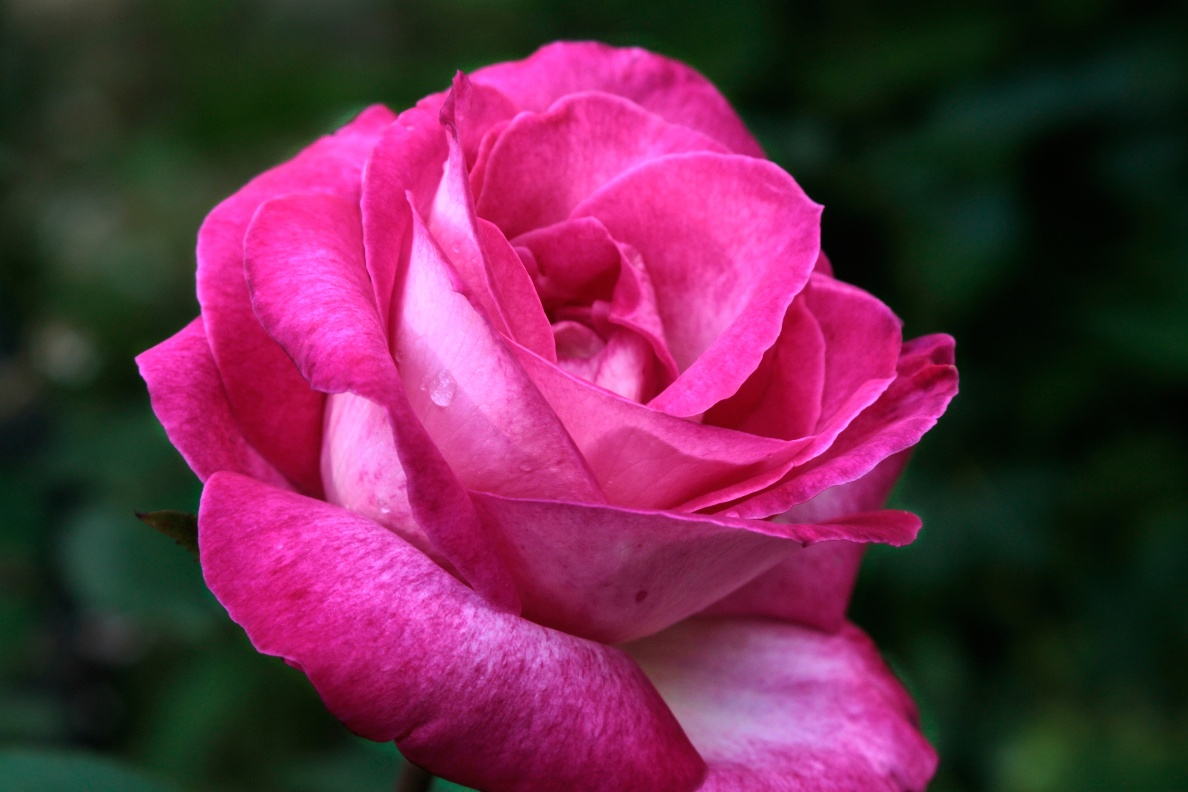
#> input picture ch3/rose.png, 1188 x 792 px
$ python 3affine.py
#> lines starting #> are read from the running program, lines starting #| are printed output that depends on the picture
import cv2 as cv
import numpy as np

img=cv.imread('rose.png')
#> img is the input picture: shape (792, 1188, 3); mean B, G, R 74.2, 43.7, 103.8

rows,cols = img.shape[:2] #shpae은 영상의 크기(세로, 가로)
#> rows = 792; cols = 1188

#Horizontal 좌우대칭
src_points = np.float32([[0,0], [cols-1,0], [0,rows-1]])
#> src_points = [[0, 0], [1187, 0], [0, 791]]
dst_points = np.float32([[cols-1,0], [0,0], [cols-1,rows-1]])
#> dst_points = [[1187, 0], [0, 0], [1187, 791]]

#Vertical 상하대칭
src_points = np.float32([[0,0], [cols-1,0], [0,rows-1]])
dst_points = np.float32([[0,rows-1], [cols-1,rows-1], [0,0]])
#> dst_points = [[0, 791], [1187, 791], [0, 0]]

#Origin 원점대칭
src_points = np.float32([[0,0], [0,rows-1], [cols-1,0]])
dst_points = np.float32([[cols-1,rows-1], [cols-1,0], [0,rows-1]])

#90 반시계방향 rotate
src_points = np.float32([[0,0], [0,rows-1], [cols-1,0]])
dst_points = np.float32([[0,cols-1], [rows-1,cols-1], [0,0]])

#90 시계방향 rotate
src_points = np.float32([[0,0], [0,rows-1], [cols-1,0]])
dst_points = np.float32([[rows-1,0], [0,0], [rows-1,cols-1]])

affine_matrix = cv.getAffineTransform(src_points, dst_points) # 행렬만 만들어줌
#img_symmetry = cv.warpAffine(img, affine_matrix, (cols,rows)) # 영상 변수, 행렬 변수, 출력 영상 크기(가로,세로)
img_symmetry = cv.warpAffine(img, affine_matrix, (rows,cols))
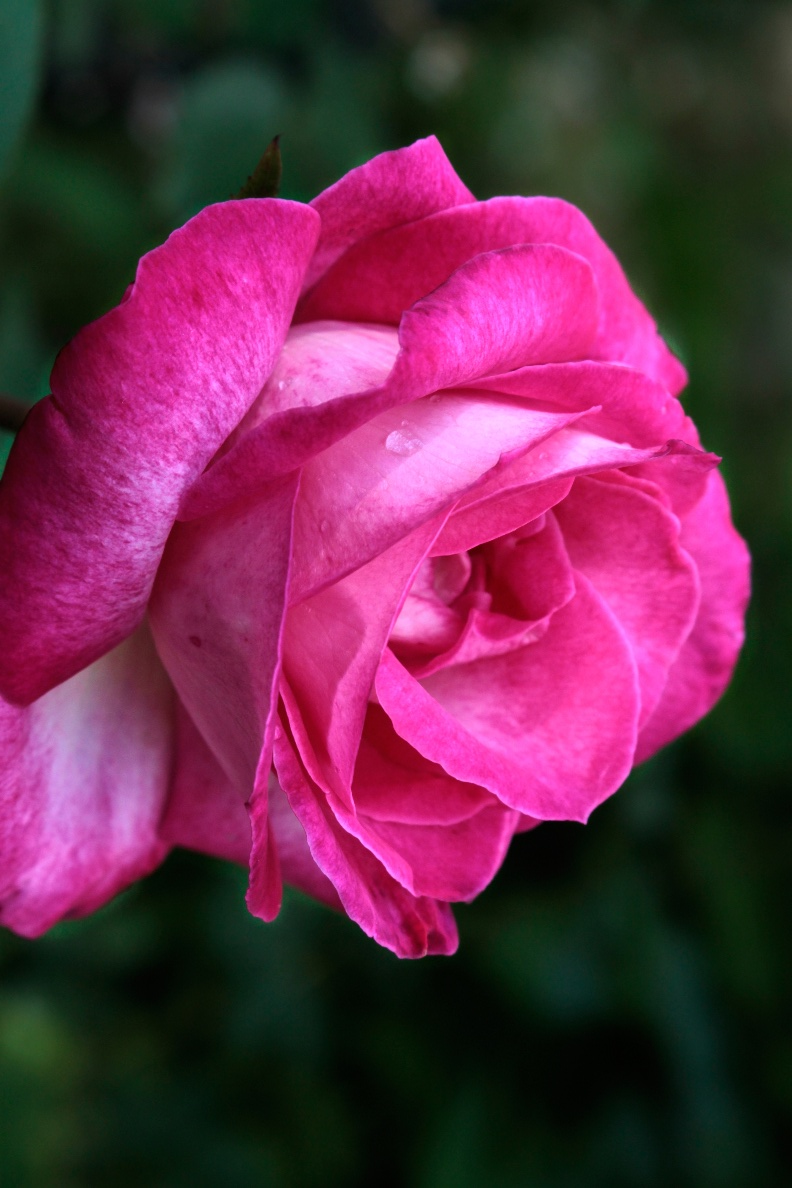
#> img_symmetry: shape (1188, 792, 3); mean B, G, R 74.2, 43.7, 103.8

cv.imshow('Original',img)
cv.imshow('Symmetry',img_symmetry)

cv.waitKey()
cv.destroyAllWindows()

$ run again, with ch3/CT-brain-image.jpg saved as ch3/rose.png
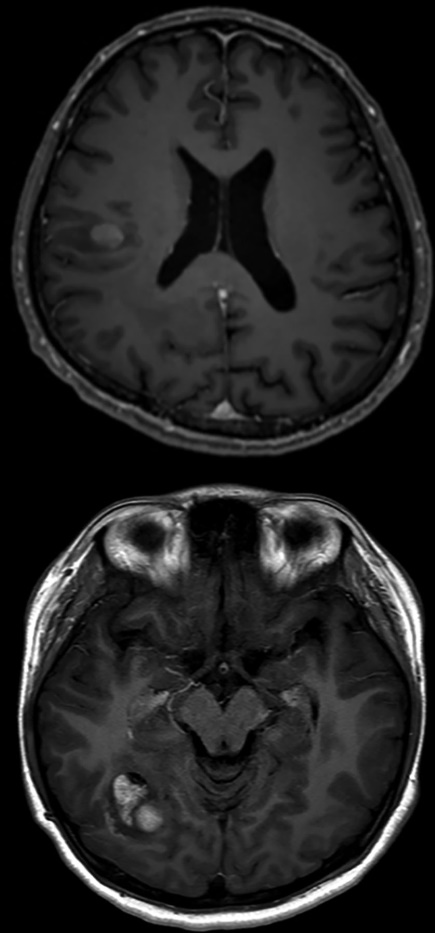
#> input picture ch3/CT-brain-image.jpg, 435 x 933 px
#> img is the input picture: shape (933, 435, 3); min 0, max 255, mean 35
#> `img_symmetry = cv.warpAffine(img, affine_matrix, (rows,cols))`:
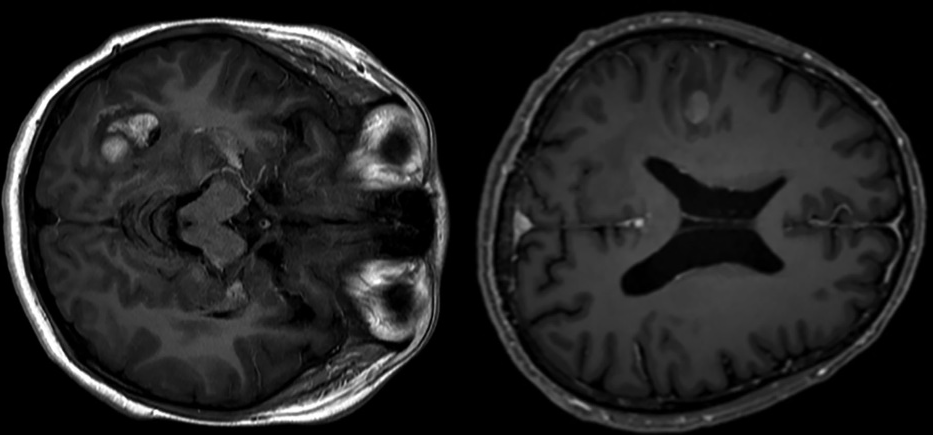
#> img_symmetry: shape (435, 933, 3); min 0, max 255, mean 35
